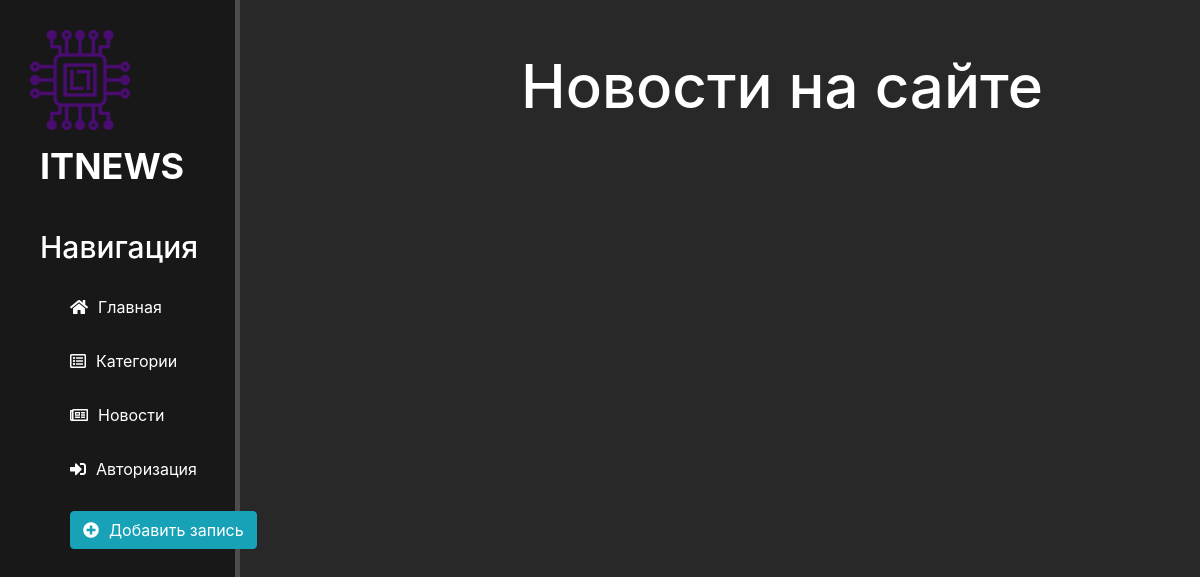
The page /news/ on the database as committed earlier.
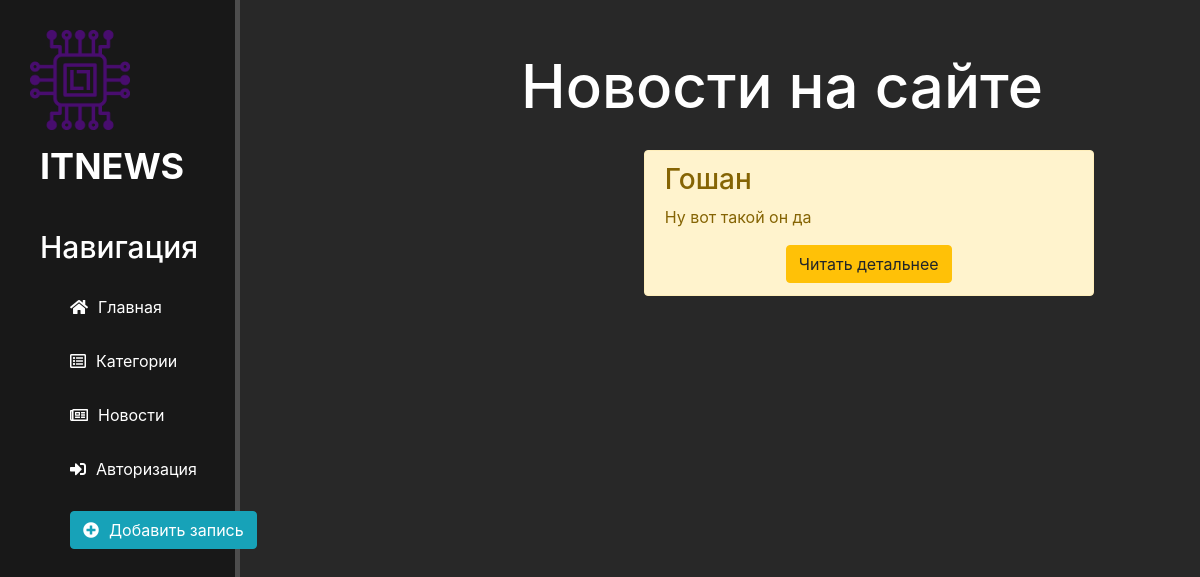
The same page on the database as committed later.
### news/models.py (models this page shows, shortened)
class Articles(models.Model):
    title = models.CharField('Название', max_length=100)
    anons = models.TextField('Анонс')
    full_text = models.TextField('Статья')
    date = models.DateField('Дата публикации')
    categorys = [
        (1, 'Программирование'),
        (2, 'Современные технологии'),
        (3, 'Кибербезопасность'),
        (4, 'Игры и игровые консоли')
    ]
    category = models.ForeignKey(Category, verbose_name="Категория", related_name="products", on_delete=models.CASCADE)
    slug = AutoSlugField(populate_from='title')
    class Meta:
        verbose_name = 'Новость'
        verbose_name_plural = 'Новости'

### news/views.py (the view)
# urls.py: path('', views.news_home, name ='news_home'),
def news_home(request, category_slug=None):
    category = None
    categories = Category.objects.all()
    news = Articles.objects.order_by('date')
    if category_slug:
        category = get_object_or_404(Category, slug=category_slug)
        news = Articles.objects.filter(category=category)
    return render(request, 'news/news_home.html',
                  {'news': news, 'categories': categories})

### news/templates/news/news_home.html (shortened to what this page needs)
{% extends 'main/layout.html' %}
{% block content %}
    <div class="content">
        <h1>Новости на сайте</h1>
        {% for el in news %}
            <div class="alert alert-warning news">
                <h3 class="text-left">{{ el.title }}</h3>
                <p>{{ el.anons }}</p>
                <a href="{% url 'news_detail' el.slug %}" class="btn btn-warning text-center">Читать детальнее</a>
            </div>
        {% endfor %}
    </div>
{%endblock%}

Rows that differ between the two databases and show on the page:
added Articles: title "Гошан", anons "Ну вот такой он да"
